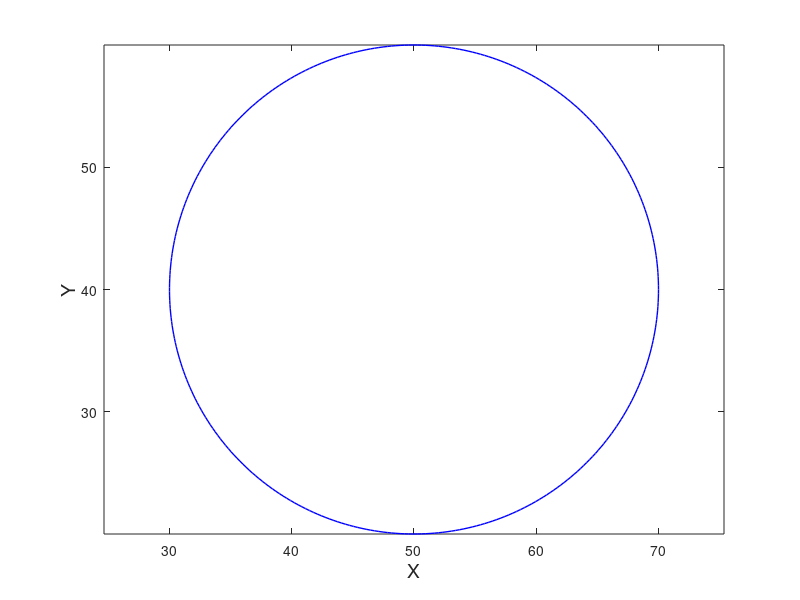

This chart was generated by the following MATLAB code:
%circle stuff
angles = linspace(0, 2*pi, 360);
radius = 20;  %would need to randomize radius in image
CenterX = 50; %arbitrary, depends on where it is in the image
CenterY = 40; %arbitrary, depends on where it is in the image
x = radius * cos(angles) + CenterX;
y = radius * sin(angles) + CenterY;
plot(x, y, 'b-', 'LineWidth', 1);
hold on;
%plot(CenterX, CenterY, 'k+', 'LineWidth', 3, 'MarkerSize', 14);
axis equal;
xlabel('X', 'FontSize', 14);
ylabel('Y', 'FontSize', 14);